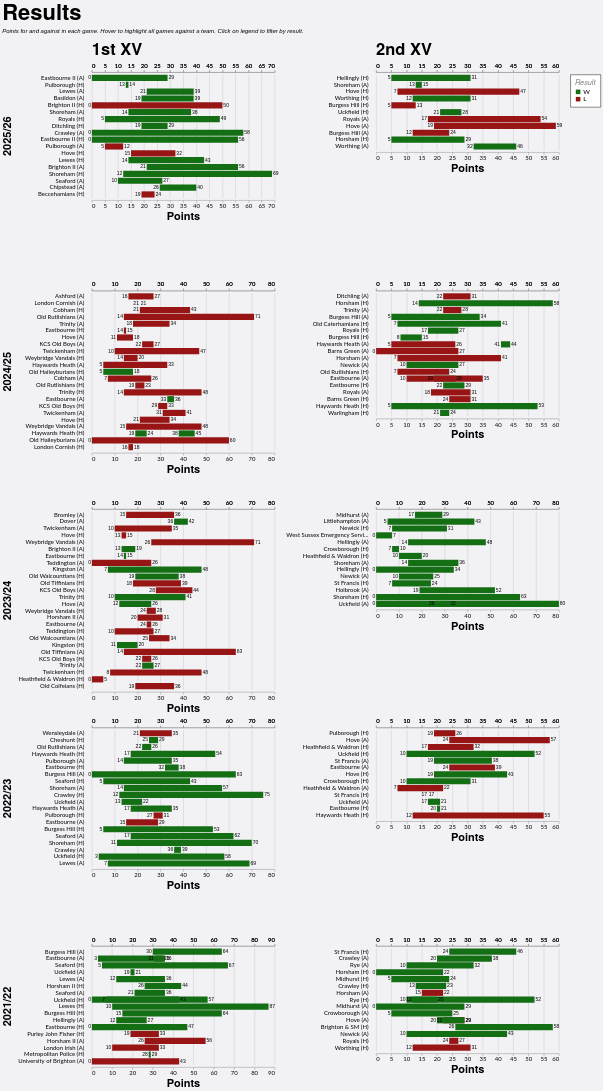

Write a Vega-Lite specification for this figure.
### Vega-Lite specification from a JSON file in a GitHub repository (floating-point values rounded to 4 significant figures; data arrays with more than 128 entries replaced by an {"elided": "..."} marker saying what was removed)
{"config": {"axis": {"labelFont": "Lato, sans-serif", "titleFont": "PT Sans Narrow, Helvetica Neue, Helvetica, Arial, sans-serif", "labelFontSize": 13, "titleFontSize": 24, "gridColor": "#202947", "gridOpacity": 0.2}, "header": {"labelFont": "PT Sans Narrow, Helvetica Neue, Helvetica, Arial, sans-serif", "titleFont": "PT Sans Narrow, Helvetica Neue, Helvetica, Arial, sans-serif", "labelFontSize": 24, "titleFontSize": 28, "labelFontWeight": "bold", "orient": "left"}, "legend": {"labelFont": "Lato, sans-serif", "titleFont": "PT Sans Narrow, Helvetica Neue, Helvetica, Arial, sans-serif", "labelFontSize": 14, "titleFontSize": 16, "titlePadding": 5, "fillColor": "white", "strokeColor": "black", "padding": 10, "titleFontWeight": "lighter", "titleFontStyle": "italic", "titleColor": "gray", "offset": 10}, "title": {"font": "PT Sans Narrow, Helvetica Neue, Helvetica, Arial, sans-serif", "fontSize": 48, "fontWeight": "bold", "anchor": "start", "align": "center", "titlePadding": 20, "subtitlePadding": 10, "subtitleFontSize": 13, "subtitleColor": "", "subtitleFontStyle": "italic", "offset": 15, "color": "black"}, "axisX": {"labelAngle": 0}, "facet": {"title": null, "header": null, "align": {"row": "each", "column": "each"}}, "resolve": {"scale": {"y": "independent", "facet": "independent"}}, "background": "#f2f1f4", "view": {"strokeWidth": 0}}, "data": {"name": "data-89e65a53686a449012683ecb67e129a5"}, "facet": {"column": {"field": "squad", "header": {"labelAnchor": "start", "labelExpr": "datum.value + ' XV'", "labelFontSize": 36, "title": null}, "title": null, "type": "nominal"}, "row": {"field": "season", "sort": {"field": "season", "order": "descending"}, "title": null, "type": "nominal"}}, "spec": {"layer": [{"mark": {"type": "bar"}, "encoding": {"color": {"field": "result", "legend": {"orient": "right", "title": "Result", "titleOrient": "top"}, "scale": {"domain": ["W", "L"], "range": ["#146f14", "#981515"]}, "type": "nominal"}, "detail": {"field": "game_id", "type": "nominal"}, "opacity": {"condition": {"param": "param_4", "value": 1.0, "empty": true}, "value": 0.2}, "x": {"axis": {"offset": 5, "orient": "bottom"}, "field": "pf", "title": "Points", "type": "quantitative"}, "x2": {"field": "pa"}, "y": {"axis": {"domain": false, "grid": false, "offset": 15, "ticks": false, "title": null}, "field": "game_label", "sort": {"field": "date", "order": "descending"}, "title": null, "type": "nominal"}}, "name": "view_2"}, {"mark": {"type": "text", "align": "right", "dx": -2, "dy": 0}, "encoding": {"color": {"value": "black"}, "detail": {"field": "game_id", "type": "nominal"}, "opacity": {"condition": {"param": "param_4", "value": 1.0, "empty": true}, "value": 0.2}, "text": {"field": "loser", "type": "nominal"}, "x": {"axis": {"offset": 5, "orient": "top"}, "field": "loser", "title": null, "type": "quantitative"}, "y": {"axis": {"domain": false, "grid": false, "offset": 15, "ticks": false, "title": null}, "field": "game_label", "sort": {"field": "date", "order": "descending"}, "title": null, "type": "nominal"}}}, {"mark": {"type": "text", "align": "left", "dx": 2, "dy": 0}, "encoding": {"color": {"value": "black"}, "detail": {"field": "game_id", "type": "nominal"}, "opacity": {"condition": {"param": "param_4", "value": 1.0, "empty": true}, "value": 0.2}, "text": {"field": "winner", "type": "nominal"}, "x": {"axis": {"offset": 5, "orient": "top"}, "field": "winner", "title": null, "type": "quantitative"}, "y": {"axis": {"domain": false, "grid": false, "offset": 15, "ticks": false, "title": null}, "field": "game_label", "sort": {"field": "date", "order": "descending"}, "title": null, "type": "nominal"}}}], "height": {"step": 15}, "transform": [{"filter": {"param": "param_5"}}], "width": 400}, "params": [{"name": "param_4", "select": {"type": "point", "clear": "mouseout", "fields": ["opposition"], "on": "hover"}, "views": ["view_2"]}, {"name": "param_5", "select": {"type": "point", "fields": ["result"]}, "bind": "legend", "views": ["view_2"]}], "resolve": {"scale": {"x": "independent", "y": "independent"}}, "spacing": 10, "title": {"text": "Results", "subtitle": "Points for and against in each game. Hover to highlight all games against a team. Click on legend to filter by result."}, "$schema": "https://vega.github.io/schema/vega-lite/v5.20.1.json", "datasets": {"data-89e65a53686a449012683ecb67e129a5": {"elided": "183 records"}}}
